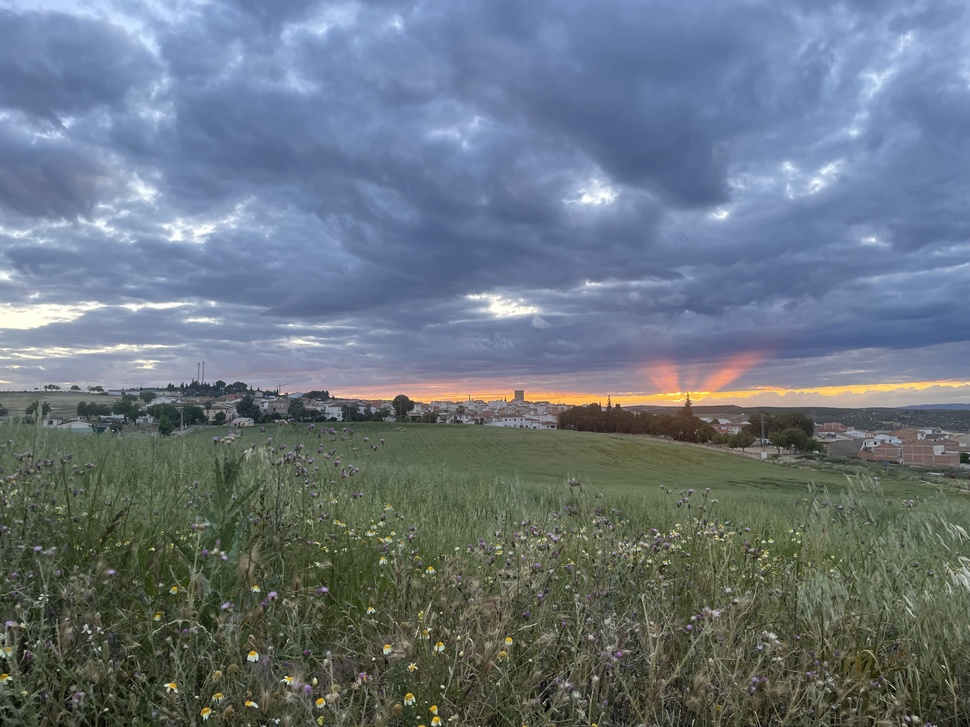
#> input picture ejercicioscapitulo3/imagen.jpg, 970 x 727 px, shrunk from 4032 x 3024 before the run
$ python histograma_lab.py
#> lines starting #> are read from the running program, lines starting #| are printed output that depends on the picture
#histograma_lab.py
import cv2
import matplotlib.pyplot as plt

img = cv2.imread('imagen.jpg')
#> img is the input picture: shape (727, 970, 3); mean B, G, R 127.4, 117, 105.8
lab = cv2.cvtColor(img, cv2.COLOR_BGR2Lab)
#> lab: shape (727, 970, 3); mean of channels 0, 1, 2 123.5, 127, 121.6
l, a, b = cv2.split(lab)
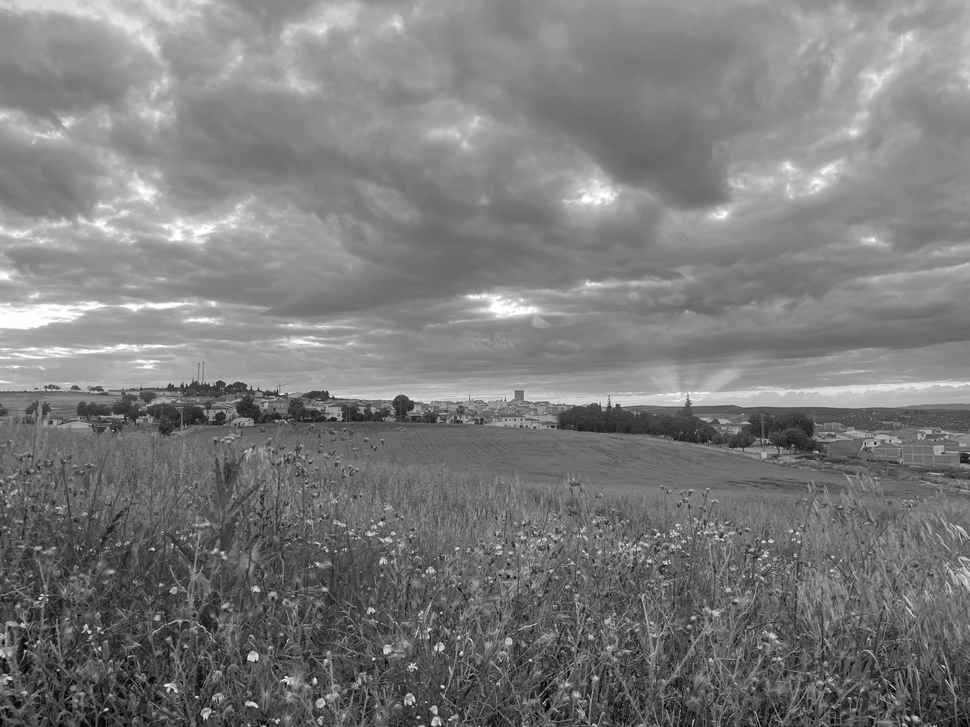
#> l: shape (727, 970); min 0, max 255, mean 123.5
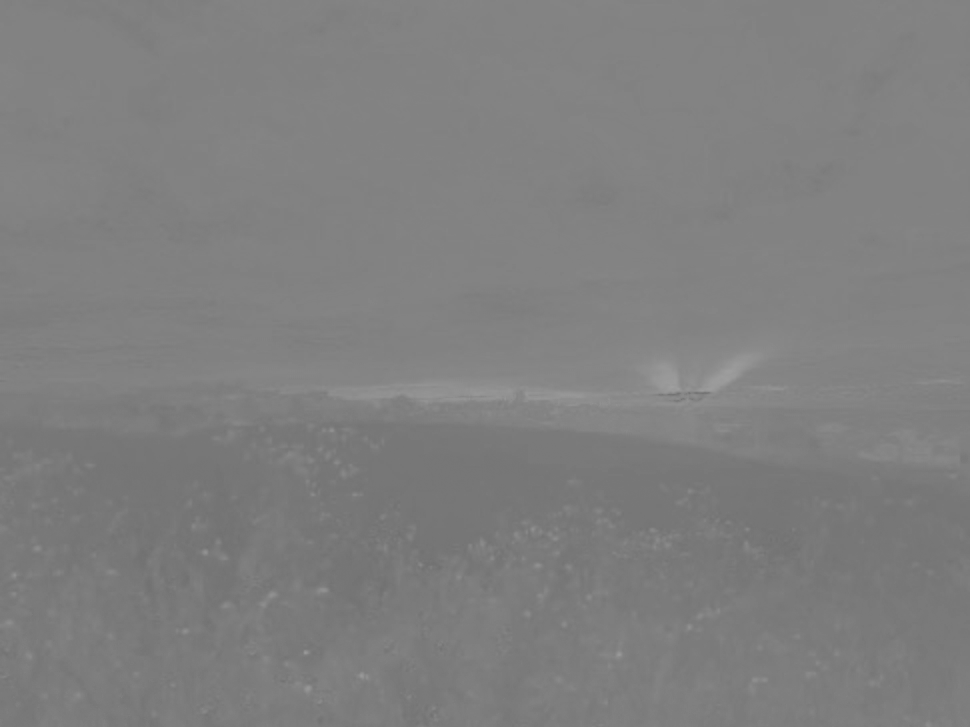
#> a: shape (727, 970); min 112, max 159, mean 127
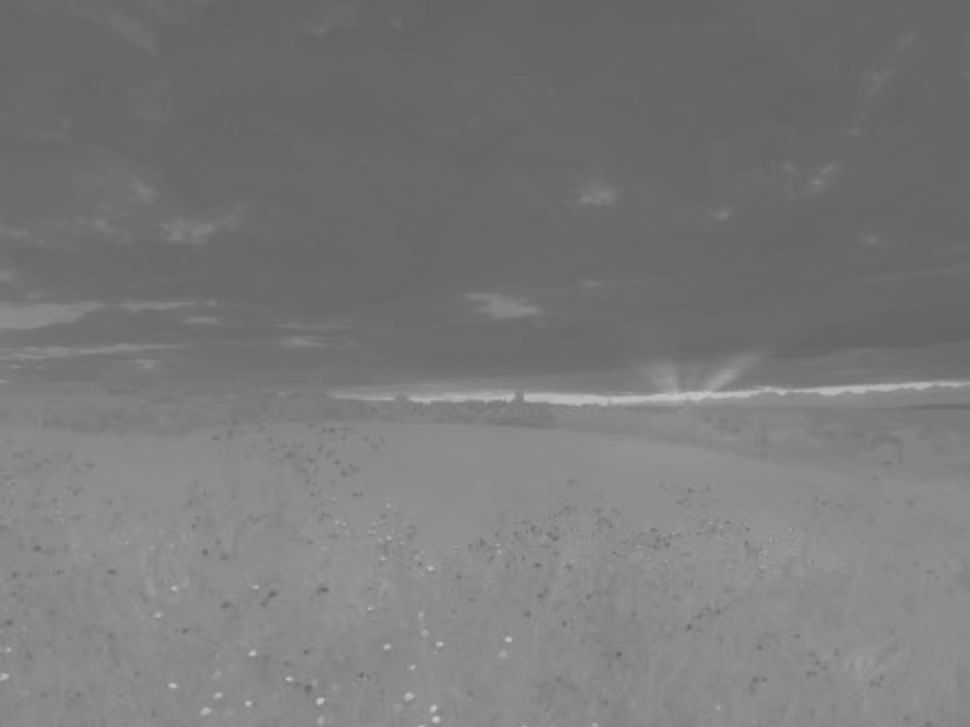
#> b: shape (727, 970); min 99, max 197, mean 121.6

plt.figure(figsize=(10,4))
plt.subplot(131), plt.plot(cv2.calcHist([l],[0],None,[256],[0,256])), plt.title('L (Luminosidad)')
plt.subplot(132), plt.plot(cv2.calcHist([a],[0],None,[256],[0,256])), plt.title('a (Verde-Rojo)')
plt.subplot(133), plt.plot(cv2.calcHist([b],[0],None,[256],[0,256])), plt.title('b (Azul-Amarillo)')
plt.tight_layout()
plt.show()
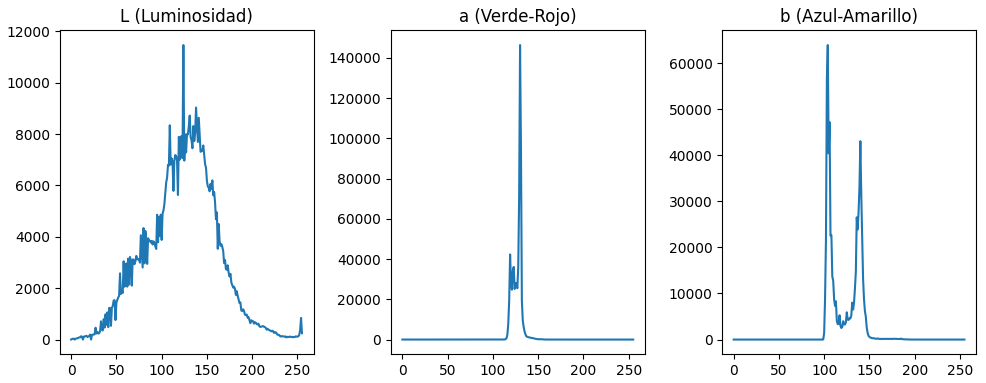
#> figure drawn by matplotlib, 3 panels; panel 1: curve peaks at x = 124, y = 11469; panel 2: curve peaks at x = 130, y = 146435; panel 3: curve peaks at x = 104, y = 63936
